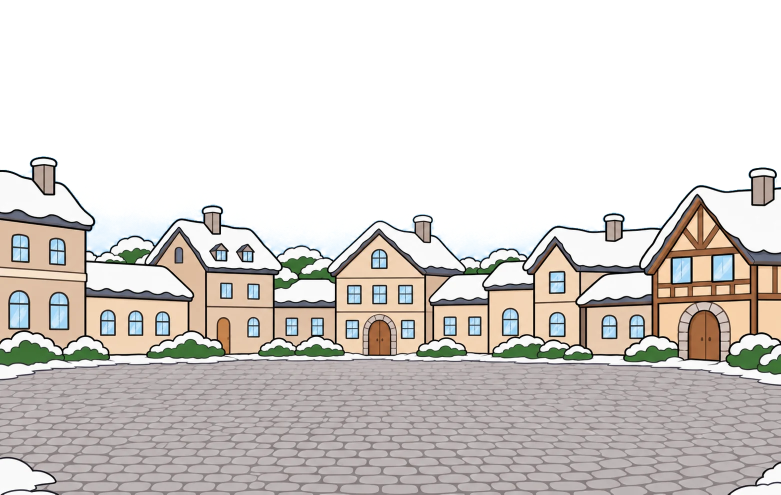
#> input picture web/plaza/winter-day.webp, 1561 x 989 px, given in place of winter-day-source-v1.png, which was not available (shown at 1/2 size)
$ python make_plaza_winter.py
#> lines starting #> are read from the running program, lines starting #| are printed output that depends on the picture; after the words box and inside, x2 and y2 are one past the last pixel; in counts of white or black regions, pixels touching at a corner belong together
#!/usr/bin/env python3
"""사계절 광장 — 겨울 빈 광장 배경의 하늘을 투명하게 (PLAZA_PLAN.md 4장).

원본(주인이 ChatGPT로, 크리스마스 그림에서 소품을 지운 것 — 크기·자리 그대로 1561×989):
  낮 assets/plaza/winter-day-source-v1.png, 밤 assets/plaza/winter-night-source-v2.png(낮 그림을 밤으로 바꾼 것)
→ web/plaza/winter-day.webp · winter-night.webp

하늘은 단색이 아니라 위아래로 변한다(낮: 지평선 쪽이 밝음). 줄마다 하늘색을 위에서부터 따라가며 정하고, 그 색과의 거리가 HI 미만인 픽셀 중 맨 윗줄에서 이어진 곳만 하늘로 본다(창문의 하늘색은
안 빠지게). 거리 LO 이하는 투명, LO~HI는 부드럽게 — 반투명 가장자리는 하늘색을 빼서 앞 색만 남긴다."""
from pathlib import Path
from PIL import Image
import numpy as np

ROOT = Path(__file__).resolve().parent.parent
SRC = {'day': 'assets/plaza/winter-day-source-v1.png', 'night': 'assets/plaza/winter-night-source-v2.png'}
KEEP_Y = 720
TRACK, MIN_N = 18, 40  # 하늘색 따라가기: 윗줄 하늘색과 이만큼 가까운 픽셀이 MIN_N개 이상인 줄만 갱신
TH = {'day': (10, 42), 'night': (5, 16)}  # LO, HI — 밤 하늘은 거의 검정이라 외곽선(진한 갈색)이 먹히지 않게 좁게


def cut(path, out, LO, HI):
#> called with path = 'assets/plaza/winter-day-source-v1.png', out = 'web/plaza/winter-day.webp', LO = 10, HI = 42
    im = np.array(Image.open(ROOT / path).convert('RGB')).astype(float)
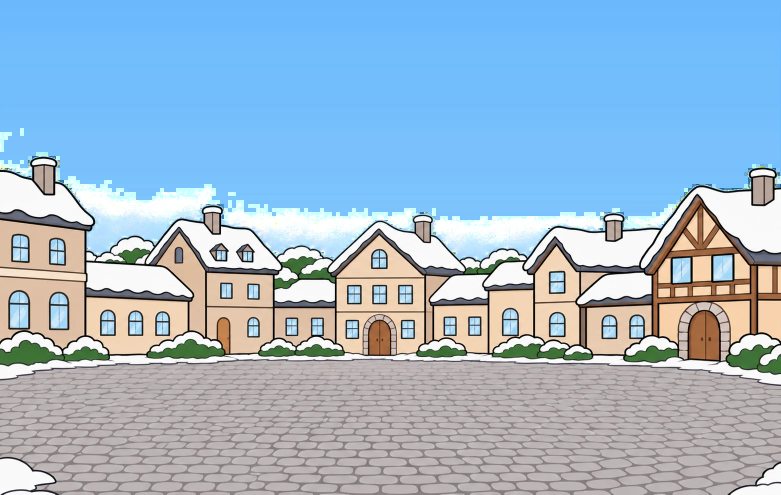
#> im: shape (989, 1561, 3) float64 (shown at 1/2 size); mean R, G, B 156.8, 183.4, 205.2
    H, W, _ = im.shape
#> H = 989; W = 1561
    # 줄마다 하늘색: 위에서부터 내려가며, 윗줄 하늘색과 가까운(TRACK 안) 픽셀들의 중앙값으로 따라감
    # (낮 하늘은 지평선 가까이 갈수록 밝아짐 — 직선으로 맞추면 지붕 위에 옅은 하늘 테두리가 남아 밤에 비쳤음, 2026-11-16)
    sky = np.zeros((H, 3))
    cur = np.median(im[:8].reshape(-1, 3), axis=0)
#> cur = [107, 184, 252]
    for y in range(H):
        row = im[y]
        near = np.sqrt(((row - cur) ** 2).sum(1)) < TRACK
        if near.sum() >= MIN_N:
            cur = np.median(row[near], axis=0)
        sky[y] = cur
#> this loop made 989 passes
#> after the loop, sky = 989 rows, first 8: [107, 184, 252], [107, 184, 252], [107, 184, 252], [107, 184, 252], [107, 184, 252], [107, 184, 252], [107, 184, 252], [107, 184, 252]
    d = np.sqrt(((im - sky[:, None, :]) ** 2).sum(2))
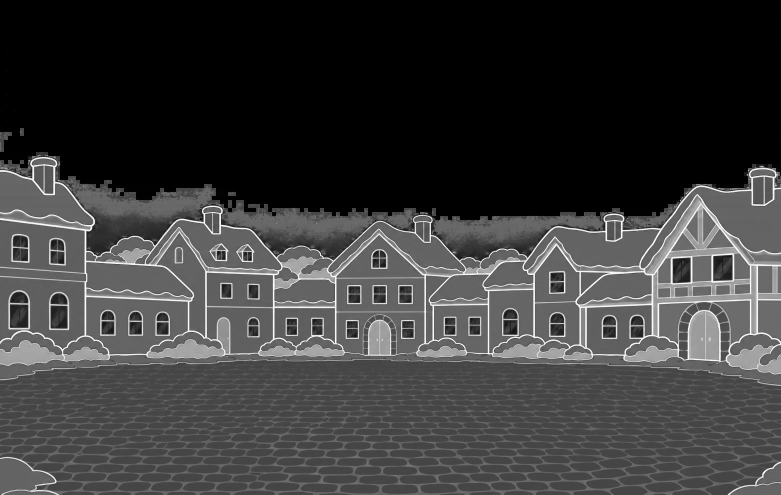
#> d: shape (989, 1561) float64 (shown at 1/2 size); min 0, max 344.7, mean 78.9; drawn with min black and max white
    cand = d < HI
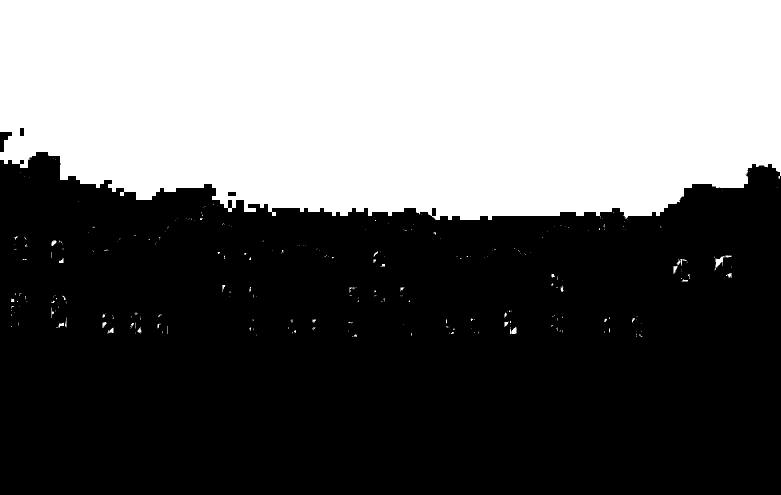
#> cand: shape (989, 1561) bool (shown at 1/2 size); 40.4% white; 296 white regions (259 under 20 px), largest, box (x1, y1, x2, y2) and area: (0, 0, 1561, 440) 621577, (1431, 511, 1463, 535) 243, (1020, 654, 1033, 668) 125
    cand[KEEP_Y:] = False
    m = np.zeros_like(cand)
    m[0] = cand[0]
#> m: shape (989, 1561) bool; 0.1% white in thin lines or dots, all inside (x1, y1, x2, y2) = (0, 0, 1561, 1)
    while True:  # 맨 윗줄에서 이어진 후보만 (4-이웃으로 번지기)
        g = m.copy()
        g[1:] |= m[:-1]
        g[:-1] |= m[1:]
        g[:, 1:] |= m[:, :-1]
        g[:, :-1] |= m[:, 1:]
        g &= cand
        if (g == m).all():
            break
        m = g
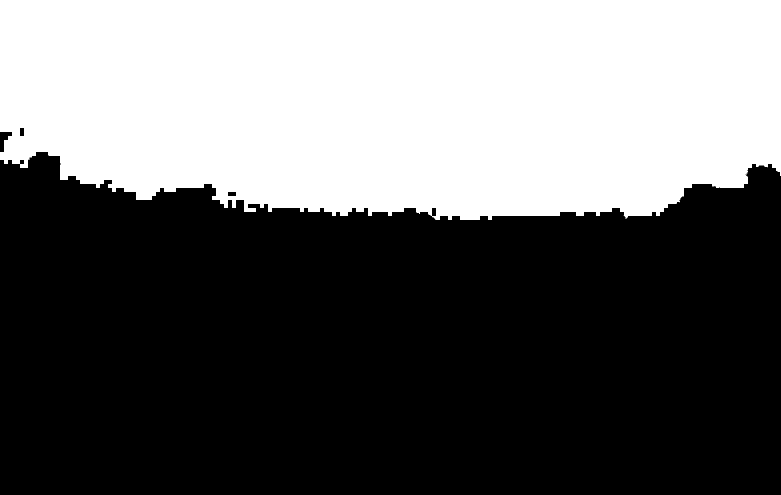
#> g: shape (989, 1561) bool (shown at 1/2 size); 40.2% white; 1 white region, box (x1, y1, x2, y2) and area: (0, 0, 1561, 440) 621364
    a = np.ones((H, W))
    a[m] = np.clip((d[m] - LO) / (HI - LO), 0, 1)
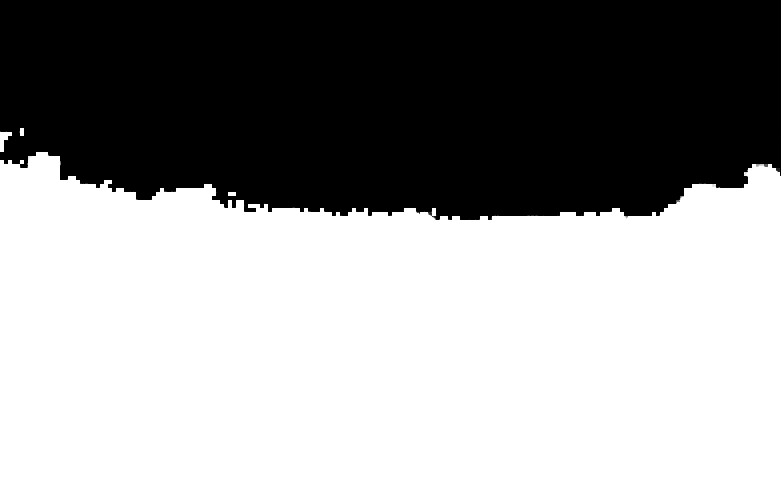
#> a: shape (989, 1561) float64 (shown at 1/2 size); min 0, max 1, mean 0.598
    rgb = im.copy()
    soft = m & (a > 0)
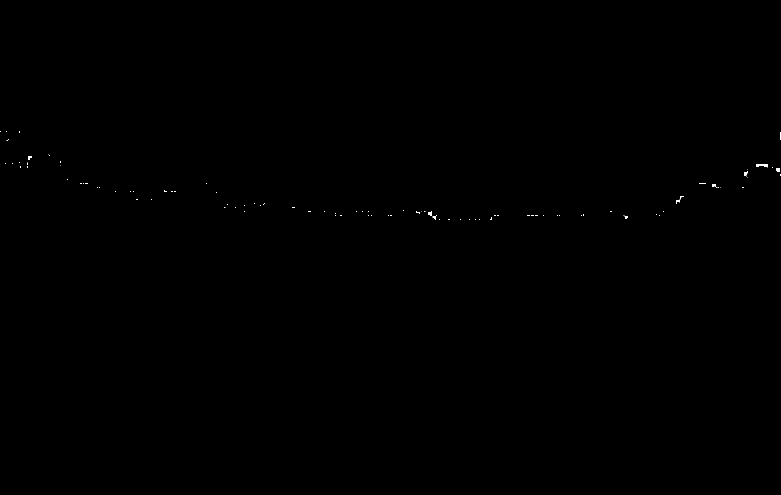
#> soft: shape (989, 1561) bool (shown at 1/2 size); 0.05% white; 100 white regions (91 under 20 px), largest, box (x1, y1, x2, y2) and area: (1512, 328, 1536, 335) 111, (1352, 392, 1368, 408) 59, (1552, 336, 1560, 344) 58
    s = sky[np.nonzero(soft)[0]]
#> s = 759 rows, first 8: [118, 193, 252], [118, 193, 252], [118, 193, 252], [118, 193, 252], [118, 193, 252], [118, 193, 252], [121, 193, 253], [121, 193, 253]
    rgb[soft] = np.clip((im[soft] - (1 - a[soft, None]) * s) / a[soft, None], 0, 255)
    rgba = np.dstack([rgb, a * 255]).round().astype(np.uint8)
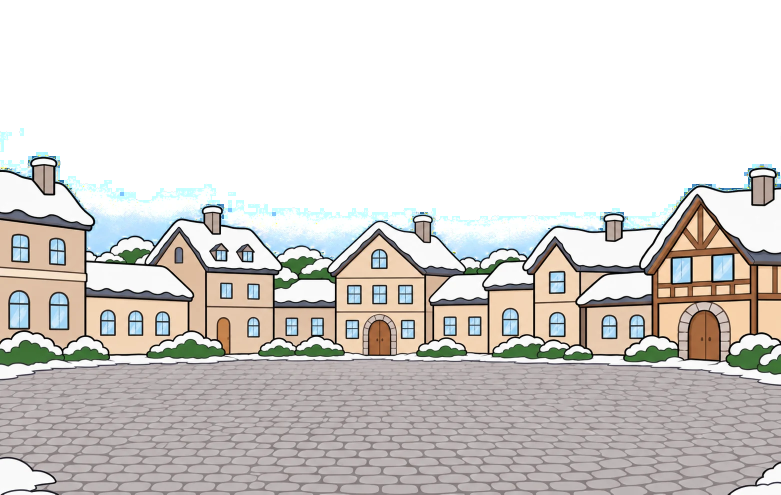
#> rgba: shape (989, 1561, 4) (shown at 1/2 size); mean R, G, B, A 156.8, 183.4, 205.2, 152.4; transparent parts drawn white
    Image.fromarray(rgba, 'RGBA').save(ROOT / out, 'WEBP', quality=86, method=6, exact=False)
    print(out, f'투명 {(a == 0).mean():.1%}')
#| web/plaza/winter-day.webp 투명 40.2%


for n, p in SRC.items():
    cut(p, f'web/plaza/winter-{n}.webp', *TH[n])
#> pass 2 of the loop `for n, p in SRC.items():`:
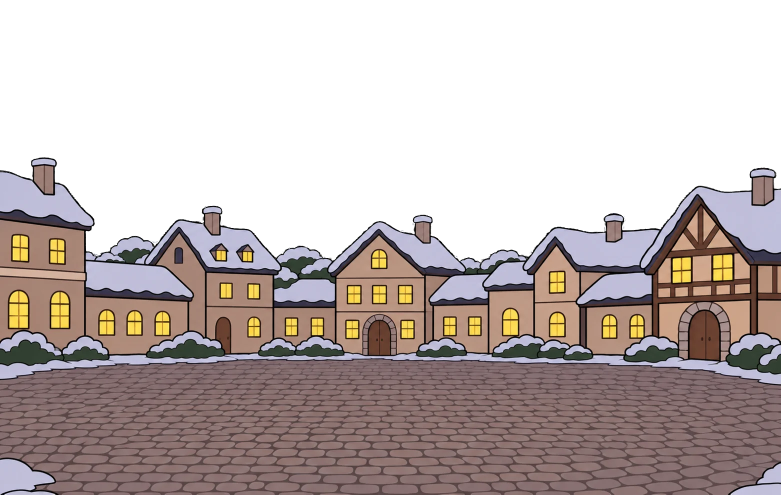
#> input picture web/plaza/winter-night.webp, 1561 x 989 px, given in place of winter-night-source-v2.png, which was not available (shown at 1/2 size)
#> in cut (call 2), `cur = np.median(im[:8].reshape(-1, 3), axis=0)`: cur = [2, 6, 23]
#> the loop in cut (call 2), `for y in range(H):` made 989 passes
#> after the loop in cut (call 2), `for y in range(H):`: sky = 989 rows, first 8: [2, 6, 23], [2, 6, 23], [2, 6, 23], [2, 6, 23], [2, 6, 23], [2, 6, 23], [2, 6, 23], [2, 6, 23]
#> in cut (call 2), `cand[KEEP_Y:] = False`:
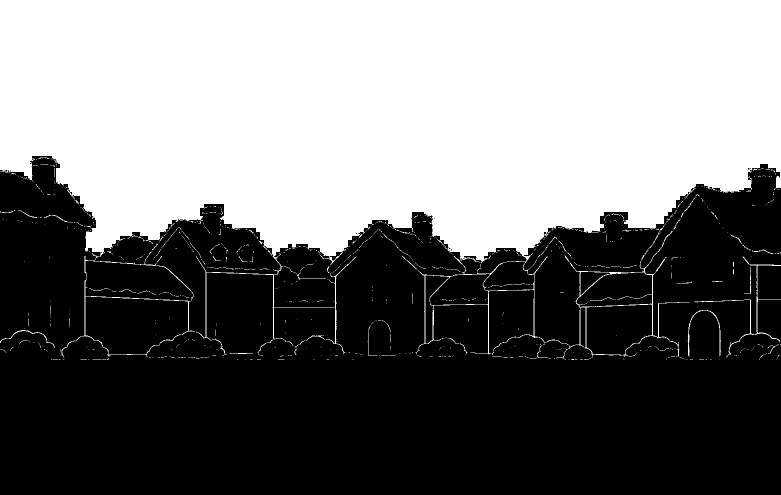
#> cand: shape (989, 1561) bool (shown at 1/2 size); 45.7% white; 962 white regions (896 under 20 px), largest, box (x1, y1, x2, y2) and area: (0, 0, 1561, 714) 692826, (804, 494, 1379, 720) 4455, (1388, 513, 1561, 715) 1014
#> in cut (call 2), `soft = m & (a > 0)`:
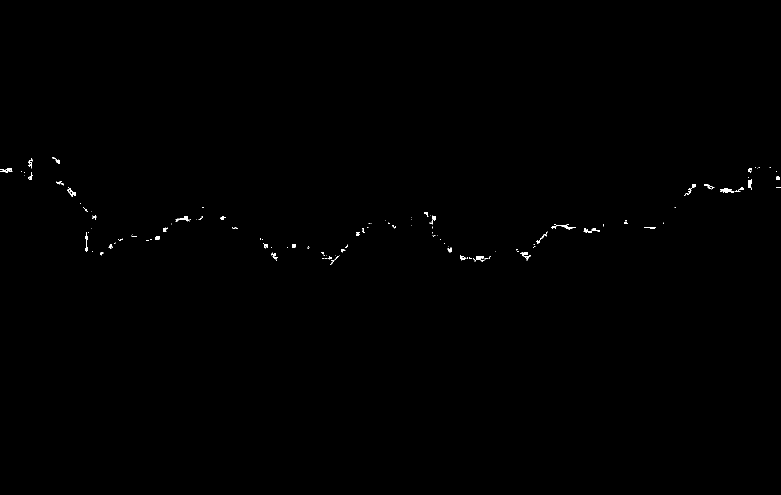
#> soft: shape (989, 1561) bool (shown at 1/2 size); 0.21% white; 135 white regions (92 under 20 px), largest, box (x1, y1, x2, y2) and area: (1102, 448, 1152, 459) 157, (1440, 376, 1468, 385) 153, (1040, 504, 1062, 521) 132
#| web/plaza/winter-night.webp 투명 44.5%
